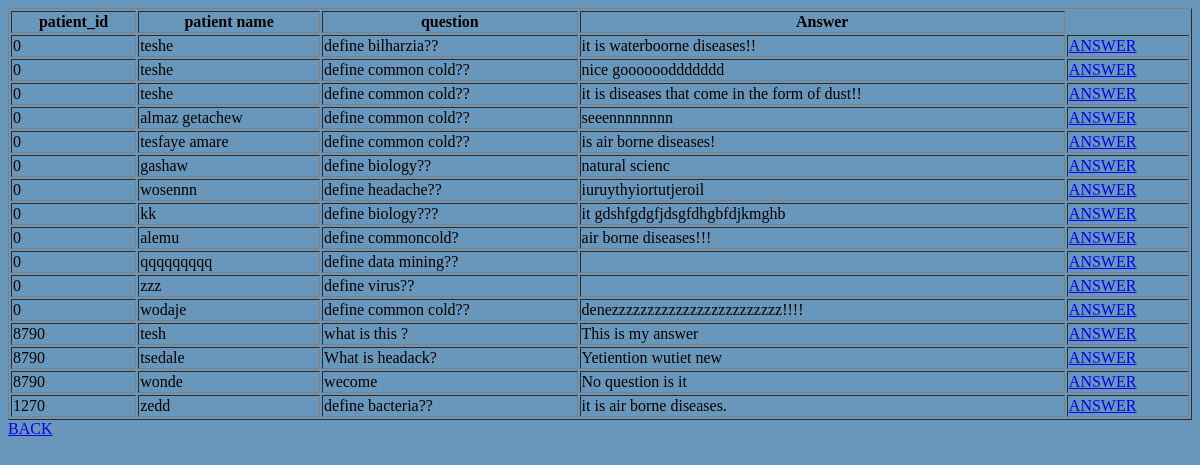
Page /doctorviewquestion.php on the earlier database version.
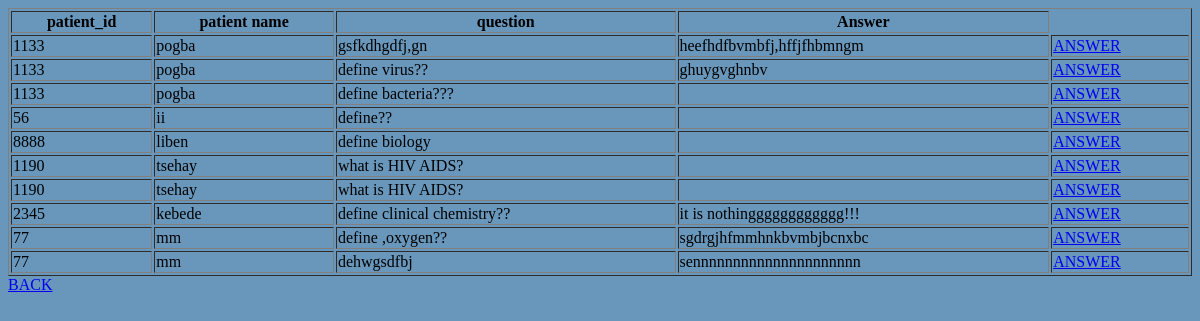
Same page on the later database version.
### tables this page shows
CREATE TABLE `pquestion` (
  `id` int(11) NOT NULL,
  `patient_id` int(11) NOT NULL,
  `patientname` varchar(23) DEFAULT NULL,
  `question` text,
  `ansewers` text
);

### doctorviewquestion.php (the view, shortened to what this page needs)
<body style="background-color: #6897bb;">
<?php
$find = mysql_query("SELECT * from pquestion ");
echo "<table border='1' width='100%'>";
      echo "<tr class='head'>";
          echo "<th>patient_id</th>";
          echo "<th>patient name</th>";
          echo "<th>question</th>";
        echo "<th>Answer</th>";
        echo "</tr>";
      while($row = mysql_fetch_array($find)){
        $patient_id=$row['patient_id'];
        $name=$row['patientname'];
        $question=$row['question'];
        $id=$row['id'];
          echo "<tr class='t1'>";
          echo "<td>".$row['patient_id']."</td>";
          echo "<td>".$row['patientname']."</td>";
          echo "<td>".$row['question']."</td>";
          echo "<td>".$row['ansewers']."</td>";
          ?>
         <td> <a href="answerquestion.php?patient_id=<?php echo $patient_id ?>&id=<?php echo $id ?>&name=<?php echo $name ?>&q=<?php echo $question ?>">ANSWER</a></td>
      <?php
          echo "</tr>";
        }
      echo "</table>";
    ?>
<a href="doctorhomepage.php">BACK</a>

Differences in the rows shown:
removed pquestion: patient "0", patientname "teshe", question "define bilharzia??", ansewers "it is waterboorne diseases!!"
removed pquestion: patient "0", patientname "teshe", question "define common cold??", ansewers "nice gooooooddddddd"
removed pquestion: patient "0", patientname "teshe", question "define common cold??", ansewers "it is diseases that come in the form of dust!!"
removed pquestion: patient "0", patientname "almaz getachew", question "define common cold??", ansewers "seeennnnnnnn"
removed pquestion: patient "0", patientname "tesfaye amare", question "define common cold??", ansewers "is air borne diseases!"
removed pquestion: patient "0", patientname "gashaw", question "define biology??", ansewers "natural scienc"
removed pquestion: patient "0", patientname "wosennn", question "define headache??", ansewers "iuruythyiortutjeroil"
removed pquestion: patient "0", patientname "kk", question "define biology???", ansewers "it gdshfgdgfjdsgfdhgbfdjkmghb"
removed pquestion: patient "0", patientname "alemu", question "define commoncold?", ansewers "air borne diseases!!!"
removed pquestion: patient "0", patientname "qqqqqqqqq", question "define data mining??"
removed pquestion: patient "0", patientname "zzz", question "define virus??"
removed pquestion: patient "0", patientname "wodaje", question "define common cold??", ansewers "denezzzzzzzzzzzzzzzzzzzzzzzz!!!!"
removed pquestion: patient "8790", patientname "tesh", question "what is this ?", ansewers "This is my answer"
removed pquestion: patient "8790", patientname "tsedale", question "What is headack?", ansewers "Yetiention wutiet new"
removed pquestion: patient "8790", patientname "wonde", question "wecome", ansewers "No question is it"
removed pquestion: patient "1270", patientname "zedd", question "define bacteria??", ansewers "it is air borne diseases."
added pquestion: patient "1133", patientname "pogba", question "gsfkdhgdfj,gn", ansewers "heefhdfbvmbfj,hffjfhbmngm"
added pquestion: patient "1133", patientname "pogba", question "define virus??", ansewers "ghuygvghnbv"
added pquestion: patient "1133", patientname "pogba", question "define bacteria???"
added pquestion: patient "56", patientname "ii", question "define??"
added pquestion: patient "8888", patientname "liben", question "define biology"
added pquestion: patient "1190", patientname "tsehay", question "what is HIV AIDS?"
added pquestion: patient "1190", patientname "tsehay", question "what is HIV AIDS?"
added pquestion: patient "2345", patientname "kebede", question "define clinical chemistry??", ansewers "it is nothingggggggggggg!!!"
added pquestion: patient "77", patientname "mm", question "define ,oxygen??", ansewers "sgdrgjhfmmhnkbvmbjbcnxbc"
added pquestion: patient "77", patientname "mm", question "dehwgsdfbj", ansewers "sennnnnnnnnnnnnnnnnnnnn"
